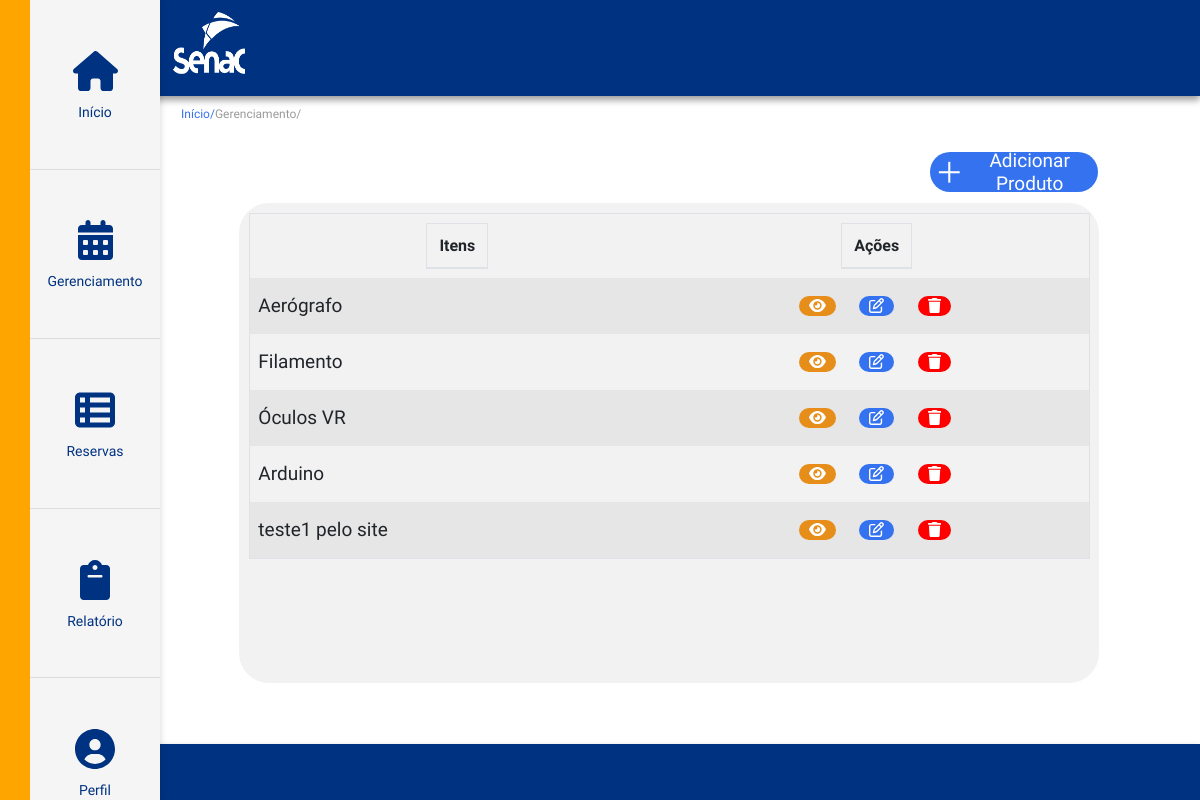
The app's page /CODIGOS/views/gerenciamento.php with its own data.
### tables this page shows
CREATE TABLE `material` (
  `id` int NOT NULL AUTO_INCREMENT,
  `qtd` int NOT NULL,
  `nome` varchar(255) NOT NULL,
  `descr` varchar(255) NOT NULL,
  `stts` tinyint(1) NOT NULL,
  `id_cat` int DEFAULT NULL,
  `id_uni_med` int DEFAULT NULL,
  PRIMARY KEY (`id`),
  KEY `fk_id_uni_med` (`id_uni_med`),
  KEY `fk_id_cat` (`id_cat`),
  CONSTRAINT `fk_id_cat` FOREIGN KEY (`id_cat`) REFERENCES `categoria` (`id`),
  CONSTRAINT `fk_id_uni_med` FOREIGN KEY (`id_uni_med`) REFERENCES `uni_med` (`id`)
);

### CODIGOS/views/gerenciamento.php (the view, shortened to what this page needs)
<!DOCTYPE html>
<html lang="pt-BR">
<head>
    <link rel="stylesheet" href="https://cdnjs.cloudflare.com/ajax/libs/font-awesome/6.6.0/css/all.min.css"
 />
    <link href="https://cdn.jsdelivr.net/npm/remixicon@4.3.0/fonts/remixicon.css" rel="stylesheet" />
    <link rel="stylesheet" href="https://cdn.jsdelivr.net/npm/bootstrap@4.1.3/dist/css/bootstrap.min.css">
    <link rel="stylesheet"
        href="https://cdn.jsdelivr.net/npm/bootstrap-select@1.13.14/dist/css/bootstrap-select.min.css">
    <link rel="stylesheet" href="https://cdn.datatables.net/2.1.8/css/dataTables.dataTables.css" />
    <link rel="stylesheet" href="https://cdnjs.cloudflare.com/ajax/libs/font-awesome/6.0.0-beta3/css/all.min.css">
    <link rel="stylesheet" href="../public/css/gerenciamento.css">
</head>
<body>
    <header class="upbar">
        <img class="img-senac" src="../public/imgs/senac_logo_branco.png" alt="">
    </header>
    <div class="downbar"></div>
    <sidebar class="sidebar">
        <nav class="side_items">
            <a href="inicio.php">
                <i class="fa-solid fa-house"></i>
                <span>Início</span>
            </a>
            <hr>
            <a href="gerenciamento.php">
                <i class="fa-solid fa-calendar-days"></i>
                <span>Gerenciamento</span>
            </a>
            <hr>
            <a href="reservas.php">
                <i class="fa-solid fa-table-list"></i>
                <span>Reservas</span>
            </a>
            <hr>
            <a href="relatorio.php">
                <i class="fa-solid fa-clipboard"></i>
                <span>Relatório</span>
            </a>
            <hr>
            <a href="perfil.php">
                <i class="fa-solid fa-circle-user"></i>
                <span>Perfil</span>
            </a>
        </nav>
    </sidebar>
    <main>
        <div class="caminho">
            <a class="home" href="inicio.html">Início/</a>
            <a class="gerenciamento" href="gerenciamento.html">Gerenciamento/</a>
        </div>
        <div class="conteudo-botaoadd-tabela">
            <section class="section1">
                <button class="add_prod">
                    <i class="ri-add-large-line"></i>
                    Adicionar Produto
                </button>
            </section>
                                    <?php
                                    require_once('../config/dbConnect.php');
                                    ?>
            <section class="section2">
                <div class="tabela-g">
                    <table id="minhaTabela" class="table table-responsive table-striped table-bordered tabela-gerenciamento">
                        <thead>
                            <tr class="table-head">
                                <th>Itens</th>
                                <th>Ações</th>
                            </tr>
                        </thead>
                        <tbody>
                            <?php
                            $materiais = 'SELECT nome, id FROM material ORDER BY descr ASC';
                            $todosMat = $dbh->query($materiais);
                            $listaMat = $todosMat->fetchAll(PDO::FETCH_ASSOC);
                            if (count($listaMat) > 0) {
                                foreach ($listaMat as $mat) {
                            ?>
                                    <tr class="tabela-body-linha">
                                        <td class="text"><?= $mat['nome'] ?></td>
                                        <td class="td_btns">
                                            <button class="botao_detalhes" data-id="<?= $mat['id'] ?>" title="Detalhes">
                                                <i class="fa-solid fa-eye"></i>
                                            </button>
                                            <button class="botao_editar" data-id="<?= $mat['id'] ?>" title="Editar">
                                                <i class="fa-regular fa-pen-to-square"></i>
                                            </button>
                                            <button class="botao_desativar" title="Excluir">
                                                <i class="fa-solid fa-trash"></i>
                                            </button>
                                        </td>
                                <?php
                                }
                            } else {
                                echo 'Nenhum material encontrado';
                            }
                                ?>
                                    </tr>
                        </tbody>
                    </table>
                </div>
            </section>
        </div>
    </main>
</body>
</html>

### CODIGOS/public/css/gerenciamento.css (style rules this page uses)
* { font-family: 'Lexend'; }
body { margin: 0; line-height: initial; }
.side_items { position: fixed; top: 0; left: 0; height: 100%; width: 20vh; background-color: #f5f5f5; border-left: 30px solid orange; display: flex; flex-direction: column; align-items: center; padding-top: 20px; box-shadow: 2px 0 5px rgba(0, 0, 0, 0.1); z-index: 1; }
.upbar { position: fixed; display: flex; flex-direction: row; top: 0; left: 0; height: 12%; width: 100%; background-color: #003282; display: flex; padding-top: none; box-shadow: 0 4px 7px rgba(0, 0, 0, 0.4); z-index: 1; }
.downbar { position: fixed; display: flex; flex-direction: row; top: 93%; left: 0; height: 12%; width: 100%; background-color: #003282; display: flex; padding-top: none; box-shadow: 0 4px 7px rgba(0, 0, 0, 0.4); z-index: 1; }
.img-senac { display: flex; flex-direction: column; margin-left: 14.4%; margin-top: 1%; width: 6%; height: 65%; }
.side_items a { display: block; margin: 3.6vh; color: #003282; text-decoration: none; font-size: 5vh; text-align: center; transition: color 0.3s; }
.side_items a span { display: block; margin-top: 8px; font-size: 14px; color: #003282; }
.side_items hr { width: 100%; border: 0; border-top: 1px solid #ddd; margin: 20px 0; }
main { margin-left: 11.55vw; margin-top: 12vh; display: flex; flex-direction: column; justify-content: center; }
.caminho { margin-top: 1%; margin-left: 4%; display: flex; flex-direction: row; font-size: 12px; width: 8%; }
.home { color: #3572EF; text-decoration: none; }
.gerenciamento { color: #9A9A9A; text-decoration: none; }
.conteudo-botaoadd-tabela { display: flex; flex-direction: column; flex-wrap: wrap; }
.section1 { display: flex; gap: 1vw; align-self: center; margin-top: 3%; margin-left: 65%; }
.add_prod { height: 5vh; width: 14vw; gap: 0.4vw; display: flex; justify-content: center; align-items: center; background-color: #3572EF; border-radius: 20px; border: none; color: #fff; cursor: pointer; font-size: 19px; font-weight: 300; }
.add_prod i { font-size: 25px !important; }
.section2 { width: 90%; display: flex; justify-content: center; align-items: center; margin-top: 1%; margin-left: 5%; }
.tabela-g { height: 60vh; background-color: #F2F2F2; border-radius: 30px; width: 90%; padding: 1%; }
table { width: 50vw; }
thead, tbody { width: 100%; display: flex; flex-direction: column; justify-content: space-between; border: 0px solid; }
tbody { height: 35vh; }
tr { display: flex; align-items: center; border: 0px solid; height: 8vh; width: 100%; }
.table-head { display: flex; justify-content: space-around; align-items: center; }
tr .text { font-size: 19px; width: 35%; padding: 1%; border: 0px solid; display: flex; text-align: center; }
.td_btns { width: 50%; display: flex; flex-direction: row; justify-content: flex-end; align-items: center; border: none; gap: 6%; color: #fff; }
.botao_editar { display: flex; justify-content: center; align-items: center; background-color: #3572EF; height: 2.50vh; border-radius: 500px; border: none; cursor: pointer; font-size: 15px; color: #fff; left: 2px; gap: 10%; padding: 2.5%; }
.botao_detalhes { display: flex; justify-content: center; align-items: center; background-color: #E68E19; height: 2.50vh; border-radius: 500px; border: none; gap: 1px; cursor: pointer; font-size: 15px; color: #fff; left: 2px; gap: 10%; padding: 2.5%; }
.botao_desativar { display: flex; justify-content: center; align-items: center; background-color: red; height: 2.50vh; border-radius: 500px; border: none; cursor: pointer; font-size: 15px; color: #fff; left: 2px; gap: 10%; padding: 2.5%; }
.table-bordered td { border: none; }

### records on screen
material: nome "Aerógrafo"
material: nome "Filamento"
material: nome "Óculos VR"
material: nome "Arduino"
material: nome "teste1 pelo site"
